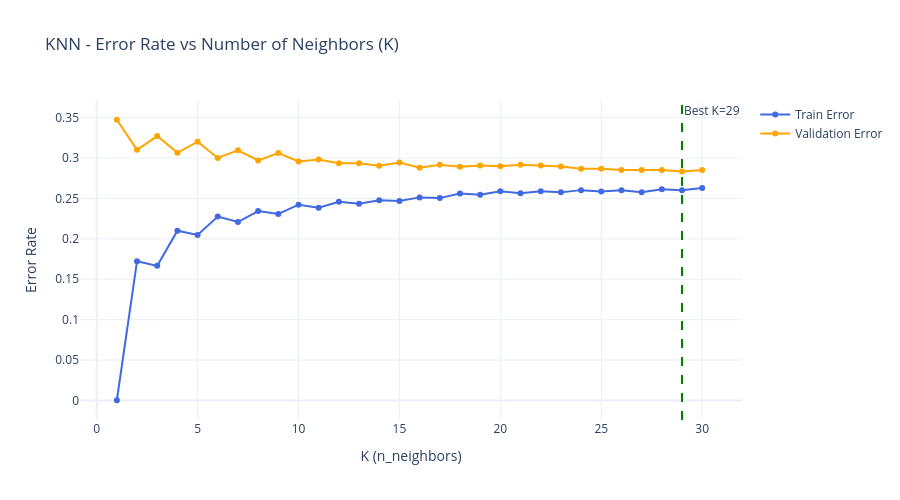

Source (notebook cell):
### Markdown cell above
## **K-Nearest Neighbors (KNN)**

### Code cell
k_range = range(1, 31)
train_errors = []
val_errors = []

for k in k_range:
    knn = KNeighborsClassifier(n_neighbors=k)
    knn.fit(X_train_scaled, y_train)
    train_errors.append(1 - knn.score(X_train_scaled, y_train))
    val_errors.append(1 - knn.score(X_val_scaled, y_val))
    print(f"K={k:<3}  Train Error: {train_errors[-1]:.4f}  Val Error: {val_errors[-1]:.4f}")

fig = go.Figure()
fig.add_trace(go.Scatter(
    x=list(k_range), y=train_errors,
    mode='lines+markers', name='Train Error',
    line=dict(color='royalblue')
))
fig.add_trace(go.Scatter(
    x=list(k_range), y=val_errors,
    mode='lines+markers', name='Validation Error',
    line=dict(color='orange')
))

# Get the best K based on validation error
best_k = val_errors.index(min(val_errors)) + 1
fig.add_vline(x=best_k, line_dash='dash', line_color='green',
              annotation_text=f'Best K={best_k}', annotation_position='top right')

fig.update_layout(
    title='KNN - Error Rate vs Number of Neighbors (K)',
    xaxis_title='K (n_neighbors)',
    yaxis_title='Error Rate',
    template='plotly_white',
    height=500
)
fig.show()

print(f"Best K by lowest validation error: K = {best_k}")
print(f"Train error: {train_errors[best_k - 1]:.4f}")
print(f"Validation error: {val_errors[best_k - 1]:.4f}")

### Figure 1 — Plotly figure (JSON) as saved in the notebook; plotly's stock layout.template omitted (floating-point values rounded to 4 significant figures)
{"data": [{"line": {"color": "royalblue"}, "mode": "lines+markers", "name": "Train Error", "type": "scatter", "x": [1, 2, 3, 4, 5, 6, 7, 8, 9, 10, 11, 12, 13, 14, 15, 16, 17, 18, 19, 20, 21, 22, 23, 24, 25, 26, 27, 28, 29, 30], "y": [0.0002711, 0.1724, 0.1665, 0.2101, 0.2048, 0.2275, 0.2208, 0.2344, 0.2307, 0.2423, 0.2385, 0.2458, 0.2435, 0.2477, 0.2468, 0.2513, 0.2504, 0.256, 0.2546, 0.259, 0.2564, 0.2587, 0.2575, 0.2602, 0.2586, 0.2601, 0.2575, 0.2613, 0.2601, 0.2629]}, {"line": {"color": "orange"}, "mode": "lines+markers", "name": "Validation Error", "type": "scatter", "x": [1, 2, 3, 4, 5, 6, 7, 8, 9, 10, 11, 12, 13, 14, 15, 16, 17, 18, 19, 20, 21, 22, 23, 24, 25, 26, 27, 28, 29, 30], "y": [0.3473, 0.3102, 0.3271, 0.3064, 0.3202, 0.3001, 0.3095, 0.297, 0.3062, 0.2957, 0.2982, 0.2935, 0.2935, 0.2904, 0.2945, 0.2881, 0.2915, 0.2892, 0.2908, 0.2899, 0.2917, 0.2907, 0.2894, 0.2866, 0.2867, 0.2852, 0.285, 0.2851, 0.2833, 0.285]}], "layout": {"annotations": [{"showarrow": false, "text": "Best K=29", "x": 29, "xanchor": "left", "xref": "x", "y": 1, "yanchor": "top", "yref": "y domain"}], "height": 500, "shapes": [{"line": {"color": "green", "dash": "dash"}, "type": "line", "x0": 29, "x1": 29, "xref": "x", "y0": 0, "y1": 1, "yref": "y domain"}], "title": {"text": "KNN - Error Rate vs Number of Neighbors (K)"}, "xaxis": {"title": {"text": "K (n_neighbors)"}}, "yaxis": {"title": {"text": "Error Rate"}}}}
